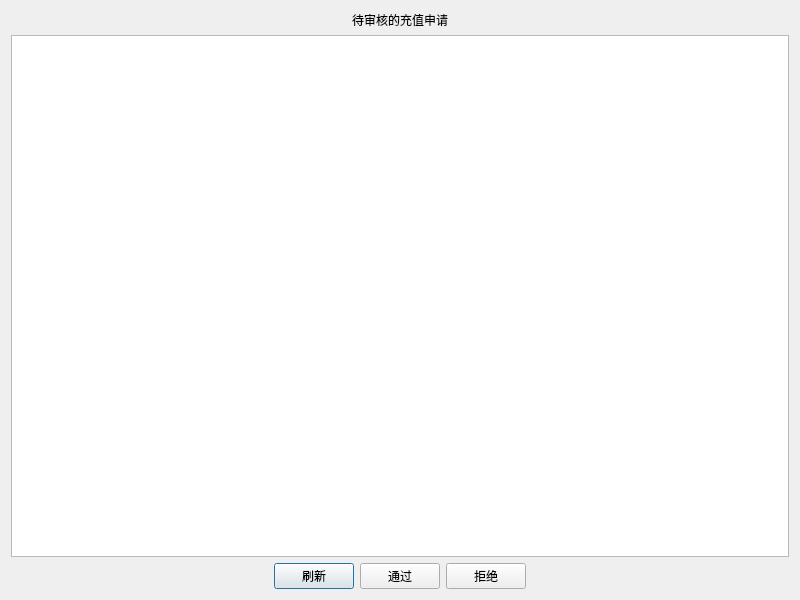
<?xml version="1.0" encoding="UTF-8"?>
<ui version="4.0">
 <class>RechargeReviewDlg</class>
 <widget class="QDialog" name="RechargeReviewDlg">
  <property name="geometry">
   <rect>
    <x>0</x>
    <y>0</y>
    <width>800</width>
    <height>600</height>
   </rect>
  </property>
  <property name="windowTitle">
   <string>充值审核</string>
  </property>
  <layout class="QVBoxLayout" name="verticalLayout">
   <item>
    <widget class="QLabel" name="label">
     <property name="text">
      <string>待审核的充值申请</string>
     </property>
     <property name="alignment">
      <set>Qt::AlignCenter</set>
     </property>
    </widget>
   </item>
   <item>
    <widget class="QTableWidget" name="rechargeTable">
     <property name="selectionBehavior">
      <enum>QAbstractItemView::SelectRows</enum>
     </property>
     <property name="selectionMode">
      <enum>QAbstractItemView::SingleSelection</enum>
     </property>
    </widget>
   </item>
   <item>
    <layout class="QHBoxLayout" name="horizontalLayout">
     <item>
      <spacer name="horizontalSpacer">
       <property name="orientation">
        <enum>Qt::Horizontal</enum>
       </property>
       <property name="sizeHint" stdset="0">
        <size>
         <width>40</width>
         <height>20</height>
        </size>
       </property>
      </spacer>
     </item>
     <item>
      <widget class="QPushButton" name="refreshBtn">
       <property name="text">
        <string>刷新</string>
       </property>
      </widget>
     </item>
     <item>
      <widget class="QPushButton" name="approveBtn">
       <property name="text">
        <string>通过</string>
       </property>
      </widget>
     </item>
     <item>
      <widget class="QPushButton" name="rejectBtn">
       <property name="text">
        <string>拒绝</string>
       </property>
      </widget>
     </item>
     <item>
      <spacer name="horizontalSpacer_2">
       <property name="orientation">
        <enum>Qt::Horizontal</enum>
       </property>
       <property name="sizeHint" stdset="0">
        <size>
         <width>40</width>
         <height>20</height>
        </size>
       </property>
      </spacer>
     </item>
    </layout>
   </item>
  </layout>
 </widget>
 <resources/>
 <connections/>
</ui>
